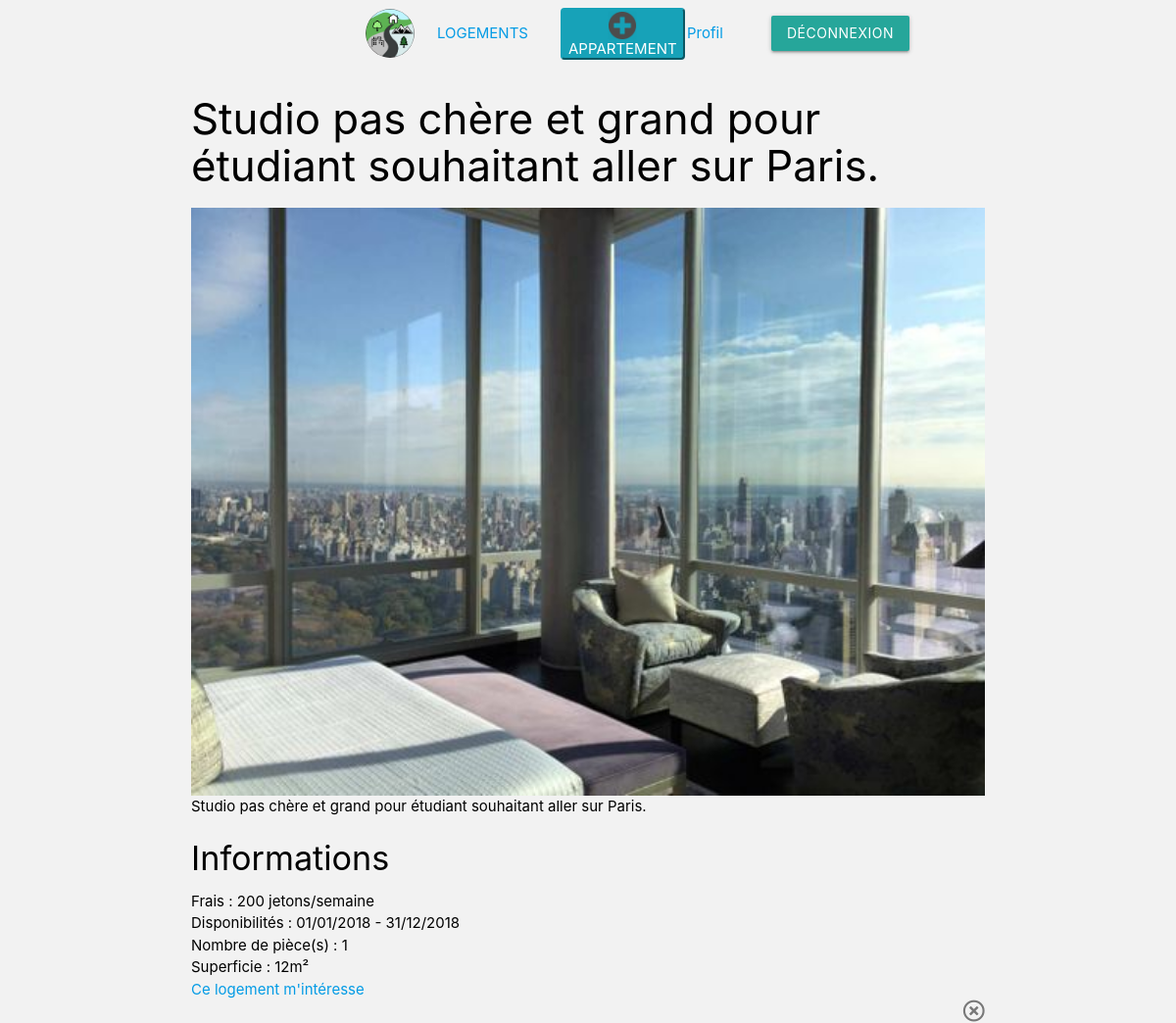
The app's page /controller/detailAppart.php?idAppartement=8 with its own data.
### tables this page shows
CREATE TABLE IF NOT EXISTS `appartements` (
  `id_appartement` int(11) NOT NULL AUTO_INCREMENT,
  `prix` int(11) NOT NULL,
  `description` varchar(180) NOT NULL,
  `etat` varchar(180) NOT NULL,
  `nbPiece` int(11) NOT NULL,
  `surface` int(11) NOT NULL,
  `meuble` tinyint(1) NOT NULL,
  `ind_energie` varchar(180) NOT NULL,
  `dateCreation` varchar(180) NOT NULL,
  `dateExpiration` varchar(180) NOT NULL,
  `message` varchar(255) NOT NULL,
  `statut` tinyint(1) NOT NULL,
  `FK_USERS` int(11) NOT NULL,
  `FK_QUARTIERS` int(11) NOT NULL,
  `FK_VILLES` int(11) NOT NULL,
  PRIMARY KEY (`id_appartement`),
  KEY `APPARTEMENTS_USERS_FK` (`FK_USERS`),
  KEY `APPARTEMENTS_QUARTIERS0_FK` (`FK_QUARTIERS`),
  KEY `APPARTEMENTS_VILLES1_FK` (`FK_VILLES`)
);

### controller/detailAppart.php (called while the page is built, shortened)
<?php
require_once("../model/mainModel.php");
if(isset($_GET) && count($_GET)>0) {
    $idAppart = $_GET['idAppartement'];
    $lobjAppart = GetAppart($idAppart);
}
require_once("../view/detailAppart.view.php");

### model/mainModel.php (called while the page is built, shortened)
<?php
function GetDataBase()
{
    $host = "localhost";
    $dbName = "lebonappart";
    $login = "root";
    $password = "";
    try {
        $bdd = new PDO('mysql:host=' . $host . ';dbname=' . $dbName . ';charset=utf8',
            $login, $password, array(PDO::ATTR_ERRMODE => PDO::ERRMODE_EXCEPTION));
    } catch (Exception $e) {
        $bdd = null;
        die('Erreur : ' . $e->getMessage());
    }
    return $bdd;
}
function GetAppart($idAppart)
{
    $lobjAppart = null;
    $bdd = GetDataBase();
    if ($bdd) {
        $lstrQuery = "SELECT * FROM appartements where id_appartement = :pId";
        $stmt = $bdd->prepare($lstrQuery);
        $stmt->bindParam(':pId', $idAppart);
        $stmt->execute();
        $lobjAppart = $stmt->fetch(PDO::FETCH_OBJ);
    }
    return $lobjAppart;
}

### view/detailAppart.view.php (the view, shortened to what this page needs)
<?php
require('../helper/header.php')
 ?>
<div id="mainContainer" class="container">
        <?php
        include("../helper/navbar.php")
        ?>
        <div id="contentContainer">
            <div class="articleBloc plain">
                <div class="itemsWrapper">
                    <div class="infoBloc">
                        <h3>
                            <?php
                            echo($lobjAppart->message);
                            ?>
                        </h3>
                        <div class="swiper-container">
                            <div class="swiper-wrapper">
                                <div class="swiper-slide">
                                    <a href="../assets/img/test1.jpg" target="_blank">
                                        <img src="../assets/img/test1.jpg" height='auto' width='100%'>
                                    </a>
                                </div>
                            </div>
                        </div>
                        <p>
                            <?php
                            echo($lobjAppart->message);
                            ?>
                        </p>
                    </div>
                    <div class="infoBloc alt">
                        <h4>Informations</h4>
                        <div class="info">
                            <span class="typeInfo">Frais : </span>
                            <?php
                            echo($lobjAppart->prix);
                            ?> jetons/semaine
                        </div>
                        <div class="info">
                            <span class="typeInfo">Disponibilités : </span>
                            <?php
                            echo($lobjAppart->dateCreation);
                            ?> - <?php
                            echo($lobjAppart->dateExpiration);
                            ?>
                        </div>
                        <div class="info">
                            <span class="typeInfo">Nombre de pièce(s) : </span>
                            <?php
                            echo($lobjAppart->nbPiece);
                            ?>
                        </div>
                        <div class="info">
                            <span class="typeInfo">Superficie : </span>
                            <?php
                            echo($lobjAppart->surface);
                            ?>m²
                        </div>
                        <div class="info">
                            <span class="typeInfo">
                                <a href="../controller/detailProprietaire.php?idUser=<?php echo($lobjAppart->FK_USERS) ?>">Ce logement m'intéresse</a>
                            </span>
                        </div>
                    </div>
                    <a href="../controller/listOfApparts.php" class="close">
                        <i class="far fa-times-circle"></i>
                    </a>
                </div>
            </div>
        </div>
    </div>

### assets/css/myStyle.css (style rules this page uses)
body { background-color: #F2F2F2!important; color: black!important; }

### records on screen
appartements: message "Studio pas chère et grand pour étudiant souhaitant aller sur Paris.", prix "200", dateCreation "01/01/2018", dateExpiration "31/12/2018", nbPiece "1", surface "12"
